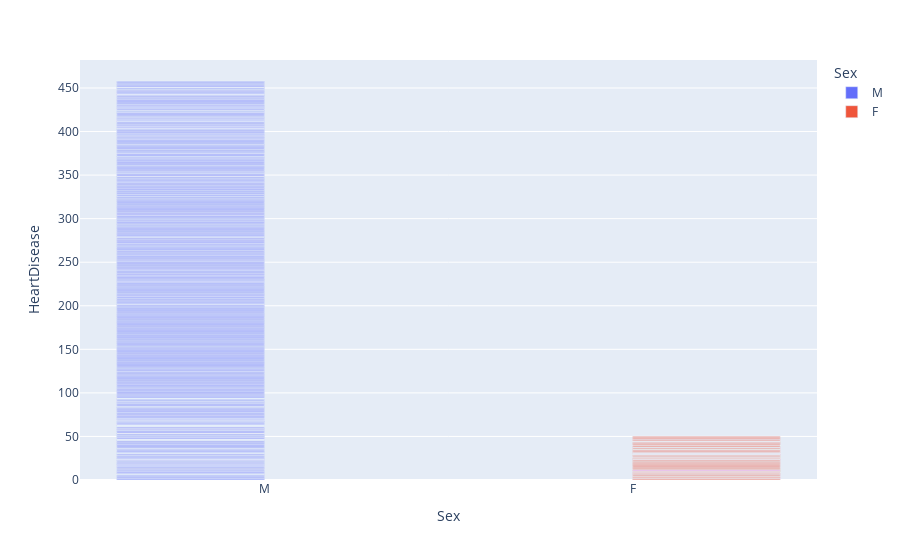

The cell this chart's notebook holds for it:
### Code cell
df_sex = px.data.tips()
fig = px.bar(df, x="Sex", y="HeartDisease", color="Sex", barmode="group")
fig.show()

### Figure 1 — Plotly figure (JSON) as saved in the notebook; plotly's stock layout.template omitted (floating-point values rounded to 4 significant figures; data arrays with more than 128 entries replaced by an {"elided": "..."} marker saying what was removed)
{"data": [{"alignmentgroup": "True", "hovertemplate": "Sex=%{x}<br>HeartDisease=%{y}<extra></extra>", "legendgroup": "M", "marker": {"color": "#636efa", "pattern": {"shape": ""}}, "name": "M", "offsetgroup": "M", "orientation": "v", "showlegend": true, "textposition": "auto", "type": "bar", "x": {"elided": "725 str values"}, "xaxis": "x", "y": {"elided": "725 int values"}, "yaxis": "y"}, {"alignmentgroup": "True", "hovertemplate": "Sex=%{x}<br>HeartDisease=%{y}<extra></extra>", "legendgroup": "F", "marker": {"color": "#EF553B", "pattern": {"shape": ""}}, "name": "F", "offsetgroup": "F", "orientation": "v", "showlegend": true, "textposition": "auto", "type": "bar", "x": {"elided": "193 str values"}, "xaxis": "x", "y": {"elided": "193 int values"}, "yaxis": "y"}], "layout": {"barmode": "group", "legend": {"title": {"text": "Sex"}, "tracegroupgap": 0}, "margin": {"t": 60}, "xaxis": {"anchor": "y", "categoryarray": ["M", "F"], "categoryorder": "array", "domain": [0, 1], "title": {"text": "Sex"}}, "yaxis": {"anchor": "x", "domain": [0, 1], "title": {"text": "HeartDisease"}}}}
